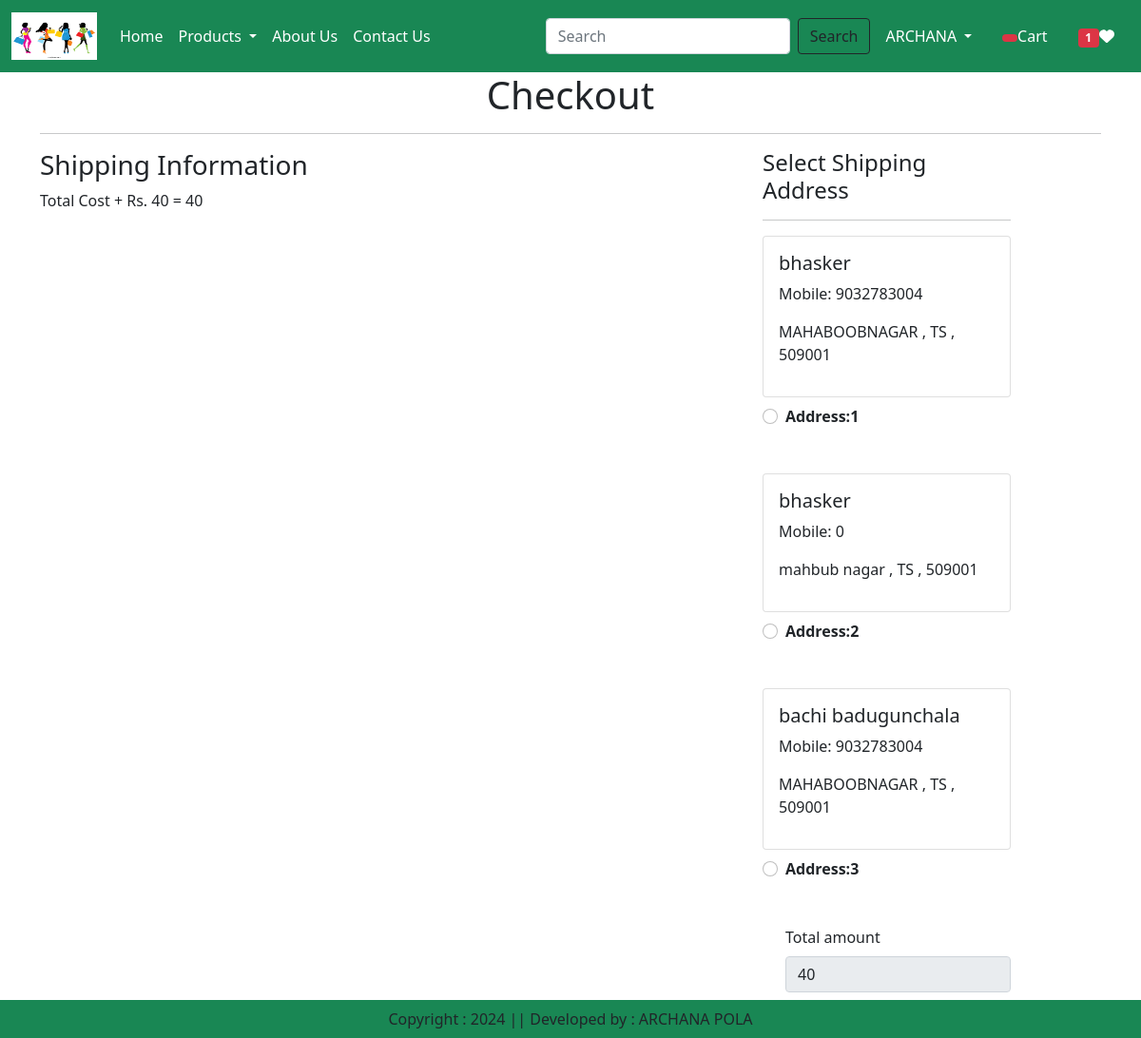
Screenshot of /checkout/ (signed in) with the database file from the repository.
### accounts/models.py (models this page shows, shortened)
class Customer(models.Model):
    user = models.ForeignKey(User, on_delete=models.CASCADE)
    name = models.CharField(max_length=100)
    mobile = models.IntegerField(default=0)
    city = models.CharField(max_length=100)
    state = models.CharField(choices=STATE_CHOICES, max_length=100)
    zipcode = models.IntegerField()

### accounts/views.py (the view, shortened to what this page needs)
# urls.py: path('checkout/', views.checkout.as_view(), name='checkout'),
@method_decorator(login_required, name='dispatch')
class checkout(View):
    def get(self, request):
        totalitem = 0
        wishitem =0
        if request.user.is_authenticated:
            totalitem = len(Cart.objects.filter(user =request.user))
            wishitem = len(Wishlist.objects.filter(user = request.user))
        user = request.user
        add = Customer.objects.filter(user=user)
        cart_items = Cart.objects.filter(user=user)
        tamount = 0
        for p in cart_items:
            value = p.quantity * p.product.discounted_price
            tamount = value + tamount
        totalamount = tamount + 40
        razoramount = int(totalamount*100)
        client = razorpay.Client(auth= (settings.RAZOR_KEY_ID, settings.RAZOR_KEY_SECRET))
        data = {"amount":razoramount, "currency":"INR", "receipt":"order_receiptid_12"}
        payment_response = client.order.create(data= data)
        print(payment_response)
        order_id = payment_response['id']
        order_status = payment_response['status']
        return render(request, 'app/checkout.html', locals())

### accounts/templates/app/checkout.html (shortened to what this page needs)
{% extends 'app/base.html' %}
{% load static %}
{% block main_content %}
<div class="container ">
    <h1 class="text-center">Checkout</h1>
    <hr>
    <div class="row">
        <div class="col-md-7">
            <h3>Shipping Information</h3>
                    <p class="fw=bold"> Total Cost + Rs. 40 = {{totalamount}}</p>
                    </div>
                <div class="col-sm-3 offset-sm-1">
                    <h4>Select Shipping Address </h4>
                    <hr>
                    <form method="post" id="myform">
                        {% for ad in add %}
                        <div class="card">
                            <div class="card-body">
                            <h5>{{ad.name}}</h5>
                            <p>Mobile: {{ad.mobile}}</p>
                            <p>
                                {{ad.city}} ,
                                {{ad.state}} ,
                                {{ad.zipcode}}</p>
                            </div>
                             </div>
                            <div class="form-check mt-2 mb-5">
                            <input class="form-check-input" type="radio" name="custid" id="custid{{forloop.counter}}" value="{{ad.id}}">
                            <label class="form-check-label fw-bold" for="custod{{forlopp.counter}}">
                                Address:{{forloop.counter}}
                            </label>
                            </div>
                        {% endfor %}
                        <div class="form-check mb-6 ">
                            <label for="totalamount" class="form-label">Total amount</label>
                            <input type="number" class="form-control" name="'totalamount" value="{{totalamount}}" readonly>
                        </div>
                        <div class="text-end">
                            <button id="rzp-button1" type="submit" class="btn btn-warning mt-2 px-5 fw-bold">Payment</button>
                        </div>
                    </form>
        </div>
    </div>
</div>
{% endblock main_content %}

### rows the page displays
Customer: name "bhasker", mobile "9032783004", city "MAHABOOBNAGAR", state "TS", zipcode "509001"
Customer: name "bhasker", mobile "0", city "mahbub nagar", state "TS", zipcode "509001"
Customer: name "bachi badugunchala", mobile "9032783004", city "MAHABOOBNAGAR", state "TS", zipcode "509001"

### other values shown
{{ wishitem }} "1"
{{ totalamount }} "40"
